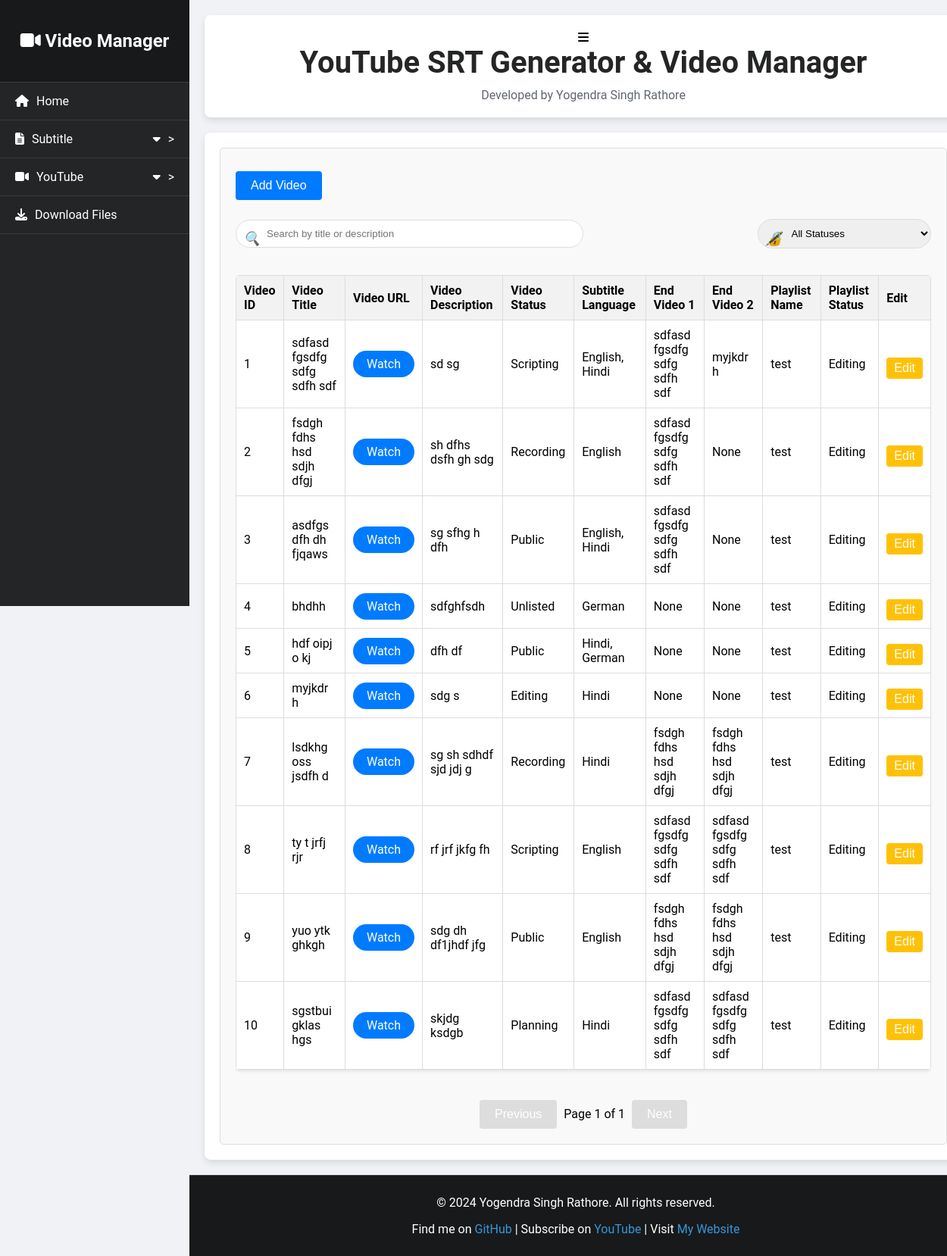
Screenshot of /youtube with the database file from the repository.
### tables this page shows
CREATE TABLE video_table (
                id INTEGER PRIMARY KEY AUTOINCREMENT,
                video_title TEXT NOT NULL,
                video_url TEXT NOT NULL,
                video_description TEXT
            );

### application/routes/youtube.py (the view, shortened to what this page needs)
@yt.route('/youtube', methods=['GET', 'POST'])
def youtube():
    with get_db_connection() as conn:
        cursor = conn.cursor()
        search_query = request.args.get('search', '')
        status_filter = request.args.get('status', '')
        page = int(request.args.get('page', 1))
        rows_per_page = 10
        offset = (page - 1) * rows_per_page
        query = '''
            WITH subtitles AS (
                SELECT video_id, GROUP_CONCAT(language, ', ') AS subtitle_languages
                FROM videoLanguage_table vl
                JOIN subtitle_language_table slt ON vl.subtitle_id = slt.id
                GROUP BY video_id
            )
            SELECT vt.id, vt.video_title, vt.video_url, vt.video_description,
                st.status as video_status,
                COALESCE(sub.subtitle_languages, '') as subtitle_languages,
                ev1.video_title as end_video_1,
                ev2.video_title as end_video_2,
                pt.playlist_name,
                pst.status as playlist_status
            FROM video_table vt
            LEFT JOIN video_status vs ON vt.id = vs.video_id
            LEFT JOIN status_table st ON vs.status_id = st.id
            LEFT JOIN subtitles sub ON vt.id = sub.video_id
            LEFT JOIN end_video_table evt ON vt.id = evt.video_id
            LEFT JOIN video_table ev1 ON evt.end_video_1_id = ev1.id
            LEFT JOIN video_table ev2 ON evt.end_video_2_id = ev2.id
            LEFT JOIN video_playlist_table vp ON vt.id = vp.video_id
            LEFT JOIN playlist_table pt ON vp.playlist_id = pt.id
            LEFT JOIN playlist_status ps ON pt.id = ps.playlist_id
            LEFT JOIN status_table pst ON ps.status_id = pst.id
            WHERE (vt.video_title LIKE ? OR vt.video_description LIKE ?)
            AND (st.status = ? OR ? = '')
            GROUP BY vt.id, pt.playlist_name  -- Ensure grouping by playlist name as well
            LIMIT ? OFFSET ?
        '''
        videos = cursor.execute(query, (f'%{search_query}%', f'%{search_query}%', status_filter, status_filter, rows_per_page, offset)).fetchall()
        total_query = '''
            SELECT COUNT(*)
            FROM video_table vt
            LEFT JOIN video_status vs ON vt.id = vs.video_id
            LEFT JOIN status_table st ON vs.status_id = st.id
            WHERE (vt.video_title LIKE ? OR vt.video_description LIKE ?)
            AND (st.status = ? OR ? = '')
        '''
        total_count = cursor.execute(total_query, (f'%{search_query}%', f'%{search_query}%', status_filter, status_filter)).fetchone()[0]
        total_pages = (total_count + rows_per_page - 1) // rows_per_page
        subtitle_languages = cursor.execute('SELECT language FROM subtitle_language_table').fetchall()
        playlists = cursor.execute('SELECT playlist_name FROM playlist_table').fetchall()
        statuses = cursor.execute('SELECT status FROM status_table').fetchall()
    return render_template('youtube.html', videos=videos, subtitle_languages=[lang['language'] for lang in subtitle_languages],
                           playlists=[playlist['playlist_name'] for playlist in playlists], statuses=[status['status'] for status in statuses],
                           search_query=search_query, status_filter=status_filter, current_page=page, total_pages=total_pages)

### application/config/db_conn.py (called while the page is built)
def get_db_connection():
  database_path = os.path.join('./output/database', 'youtube.db')
  conn = sqlite3.connect(database_path)
  conn.row_factory = sqlite3.Row
  return conn

### application/templates/youtube.html (shortened to what this page needs)
{% extends 'base.html' %}
{% block content %}
<div class="video-manager-container">
    <button class="add-video-btn" id="add-video-btn">Add Video</button>
    <div class="table-controls">
        <div class="search-container">
            <input type="text" id="search-input" placeholder="Search by title or description" onkeyup="filterTable()">
            <i class="search-icon">&#x1F50D;</i>
        </div>
        <div class="filter-container">
            <select id="status-filter" onchange="filterTable()">
                <option value="">All Statuses</option>
            </select>
            <i class="filter-icon">&#x1F50F;</i>
        </div>
    </div>
    <div class="table-responsive">
        <table class="video-table" id="video-table">
            <thead>
                <tr>
                    <th>Video ID</th>
                    <th>Video Title</th>
                    <th>Video URL</th>
                    <th>Video Description</th>
                    <th>Video Status</th>
                    <th>Subtitle Language</th>
                    <th>End Video 1</th>
                    <th>End Video 2</th>
                    <th>Playlist Name</th>
                    <th>Playlist Status</th>
                    <th>Edit</th>
                </tr>
            </thead>
            <tbody>
                {% for video in videos %}
                <tr>
                    <td>{{ video['id'] }}</td>
                    <td>{{ video['video_title'] }}</td>
                    <td><a href="{{ video['video_url'] }}" target="_blank" class="my-custom-link">Watch</a></td>
                    <td>{{ video['video_description'] }}</td>
                    <td>{{ video['video_status'] }}</td>
                    <td>{{ video['subtitle_languages'] }}</td>
                    <td>{{ video['end_video_1'] }}</td>
                    <td>{{ video['end_video_2'] }}</td>
                    <td>{{ video['playlist_name'] }}</td>
                    <td>{{ video['playlist_status'] }}</td>
                    <td><button class="edit-btn" data-id="{{ video['id'] }}">Edit</button></td>
                </tr>
                {% endfor %}
            </tbody>
        </table>
    </div>
    <div class="pagination">
        <button id="prev-btn" onclick="prevPage()">Previous</button>
        <span id="page-info"></span>
        <button id="next-btn" onclick="nextPage()">Next</button>
    </div>
</div>
{% endblock %}

### application/templates/base.html (shortened to what this page needs)
<!DOCTYPE html>
<html lang="en">
<head>
    <link rel="stylesheet" href="{{ url_for('static', filename='css/style.css') }}">
    <link rel="stylesheet" href="{{ url_for('static', filename='css/youtube.css') }}">
    <link rel="stylesheet" href="https://cdnjs.cloudflare.com/ajax/libs/font-awesome/6.4.0/css/all.min.css" />
</head>
<body>
    <div class="sidebar" id="sidebar">
        <div class="sidebar-header">
            <h2><i class="fas fa-video"></i> Video Manager</h2>
        </div>
        <ul class="sidebar-menu">
            <li><a href="{{ url_for('core.index') }}"><i class="fas fa-home"></i> Home</a></li>
            <li class="has-submenu">
                <a href="#"><i class="fas fa-file-alt"></i> Subtitle <i class="fas fa-caret-down dropdown-icon"></i> ></a>
            </li>
            <li class="has-submenu">
                <a href="#"><i class="fas fa-video"></i> YouTube <i class="fas fa-caret-down dropdown-icon"></i> ></a>
            </li>
            <li><a href="{{ url_for('core.download') }}"><i class="fas fa-download"></i> Download Files</a></li>
        </ul>
    </div>
    <div class="main-content">
        <header>
            <span class="menu-toggle" id="menu-toggle"><i class="fas fa-bars"></i></span>
            <h1>YouTube SRT Generator & Video Manager</h1>
            <p>Developed by Yogendra Singh Rathore</p>
        </header>
        <main>
            {% block content %}{% endblock %}
        </main>
    </div>
    <footer>
        <p>&copy; 2024 Yogendra Singh Rathore. All rights reserved.</p>
        <p>Find me on <a href="https://github.com/yogendra-singh-rathore/">GitHub</a> |
        Subscribe on <a href="https://www.youtube.com/channel/UCBQ-ZsCQld3xiOwsN04hSfg">YouTube</a> |
        Visit <a href="https://yogendrasinghrathore.in/">My Website</a></p>
    </footer>
</body>
</html>

### application/static/css/style.css (style rules this page uses)
body { font-family: 'Roboto', sans-serif; background-color: #f0f2f5; margin: 0; padding: 0; display: flex; flex-direction: column; min-height: 100vh; }
.sidebar { width: 250px; background-color: #242526; color: white; display: flex; flex-direction: column; height: 100vh; position: fixed; transition: transform 0.3s ease; z-index: 1000; }
.sidebar-header { padding: 20px; background-color: #18191a; text-align: center; border-bottom: 1px solid #3a3b3c; }
.sidebar-menu { list-style-type: none; padding: 0; margin: 0; flex-grow: 1; }
.sidebar-menu li { border-bottom: 1px solid #3a3b3c; position: relative; }
.sidebar-menu li a { text-decoration: none; color: white; display: flex; align-items: center; padding: 15px 20px; transition: background-color 0.3s; }
.sidebar-menu li a i { margin-right: 10px; }
.dropdown-icon { margin-left: auto; transition: transform 0.3s; color: white; }
.main-content { margin-left: 250px; padding: 20px; width: calc(100% - 250px); flex: 1; overflow-y: auto; }
header { background-color: #fff; padding: 20px; border-radius: 8px; box-shadow: 0 4px 8px rgba(0, 0, 0, 0.1); margin-bottom: 20px; text-align: center; position: relative; }
header h1 { margin: 0; font-size: 2.5em; color: #242526; }
header p { margin: 10px 0 0; color: #606770; }
main { background-color: white; padding: 20px; border-radius: 8px; box-shadow: 0 4px 8px rgba(0, 0, 0, 0.1); }
footer { background-color: #18191a; color: white; text-align: center; padding: 10px; border-top: 1px solid #3a3b3c; width: calc(100% - 250px); margin-left: 250px; }
footer a { color: #3498db; text-decoration: none; transition: color 0.3s; }
input[type="text"], input[type="file"], input[type="url"], textarea, select { padding: 10px; margin: 5px 0 15px; border: 1px solid #ccc; border-radius: 4px; width: 100%; box-sizing: border-box; }
button, .btn { background-color: #007BFF; color: white; padding: 10px 20px; border: none; border-radius: 4px; cursor: pointer; font-size: 16px; margin-top: 10px; align-self: flex-start; }
@media (min-width: 769px) { .sidebar { transform: translateX(0); width: 250px; position: fixed; top: 0; left: 0; height: 100vh; z-index: 1000; } }
@media (min-width: 769px) { .main-content { margin-left: 250px; width: calc(100% - 250px); } }
@media (min-width: 769px) { .menu-toggle { display: block; } }

### application/static/css/youtube.css (style rules this page uses)
.video-manager-container { padding: 20px; background-color: #f9f9f9; border: 1px solid #ddd; border-radius: 5px; }
.add-video-btn { background-color: #007BFF; color: white; padding: 10px 20px; border: none; border-radius: 4px; cursor: pointer; font-size: 16px; margin-bottom: 20px; }
.table-responsive { overflow-x: auto; }
.video-table { width: 100%; border-collapse: collapse; margin-bottom: 20px; background-color: #fff; border-radius: 5px; overflow: hidden; box-shadow: 0 2px 4px rgba(0, 0, 0, 0.1); }
.video-table th, .video-table td { border: 1px solid #ddd; padding: 10px; text-align: left; }
.video-table th { background-color: #f2f2f2; font-weight: bold; }
.edit-btn { background-color: #FFC107; color: white; padding: 5px 10px; border: none; border-radius: 4px; cursor: pointer; }
.pagination { text-align: center; margin-top: 20px; }
.pagination button { background-color: #007BFF; color: white; padding: 10px 20px; border: none; border-radius: 4px; cursor: pointer; font-size: 16px; margin: 0 5px; }
.pagination button:disabled { background-color: #ddd; cursor: not-allowed; }
.table-controls { margin-bottom: 20px; display: flex; justify-content: space-between; align-items: center; }
.search-container { position: relative; width: 50%; }
#search-input { padding: 10px; width: 100%; border: 1px solid #ddd; border-radius: 50px; padding-left: 40px; }
.search-icon { position: absolute; top: 50%; left: 10px; transform: translateY(-50%); font-size: 18px; color: #666; }
.filter-container { position: relative; width: 25%; }
#status-filter { padding: 10px; width: 100%; border: 1px solid #ddd; border-radius: 50px; padding-left: 40px; }
.filter-icon { position: absolute; top: 50%; left: 10px; transform: translateY(-50%); font-size: 18px; color: #666; }
.my-custom-link { background-color: #007BFF; color: white; padding: 8px 18px; text-align: center; text-decoration: none; display: inline-block; border-radius: 50px; }

### rows the page displays
video_table: id "1", video_title "sdfasd fgsdfg sdfg sdfh sdf", video_description "sd sg", video_status "Scripting", subtitle_languages "English, Hindi", end_video_1 "sdfasd fgsdfg sdfg sdfh sdf", end_video_2 "myjkdr h", playlist_name "test", playlist_status "Editing"
video_table: id "2", video_title "fsdgh fdhs hsd sdjh dfgj", video_description "sh dfhs dsfh gh sdg", video_status "Recording", subtitle_languages "English", end_video_1 "sdfasd fgsdfg sdfg sdfh sdf", end_video_2 "None", playlist_name "test", playlist_status "Editing"
video_table: id "3", video_title "asdfgs dfh dh fjqaws", video_description "sg sfhg h dfh", video_status "Public", subtitle_languages "English, Hindi", end_video_1 "sdfasd fgsdfg sdfg sdfh sdf", end_video_2 "None", playlist_name "test", playlist_status "Editing"
video_table: id "4", video_title "bhdhh", video_description "sdfghfsdh", video_status "Unlisted", subtitle_languages "German", end_video_1 "None", end_video_2 "None", playlist_name "test", playlist_status "Editing"
video_table: id "5", video_title "hdf oipj o kj", video_description "dfh df", video_status "Public", subtitle_languages "Hindi, German", end_video_1 "None", end_video_2 "None", playlist_name "test", playlist_status "Editing"
video_table: id "6", video_title "myjkdr h", video_description "sdg s", video_status "Editing", subtitle_languages "Hindi", end_video_1 "None", end_video_2 "None", playlist_name "test", playlist_status "Editing"
video_table: id "7", video_title "lsdkhg oss jsdfh d", video_description "sg sh sdhdf sjd jdj g", video_status "Recording", subtitle_languages "Hindi", end_video_1 "fsdgh fdhs hsd sdjh dfgj", end_video_2 "fsdgh fdhs hsd sdjh dfgj", playlist_name "test", playlist_status "Editing"
video_table: id "8", video_title "ty t jrfj rjr", video_description "rf jrf jkfg fh", video_status "Scripting", subtitle_languages "English", end_video_1 "sdfasd fgsdfg sdfg sdfh sdf", end_video_2 "sdfasd fgsdfg sdfg sdfh sdf", playlist_name "test", playlist_status "Editing"
video_table: id "9", video_title "yuo ytk ghkgh", video_description "sdg dh df1jhdf jfg", video_status "Public", subtitle_languages "English", end_video_1 "fsdgh fdhs hsd sdjh dfgj", end_video_2 "fsdgh fdhs hsd sdjh dfgj", playlist_name "test", playlist_status "Editing"
video_table: id "10", video_title "sgstbui gklas hgs", video_description "skjdg ksdgb", video_status "Planning", subtitle_languages "Hindi", end_video_1 "sdfasd fgsdfg sdfg sdfh sdf", end_video_2 "sdfasd fgsdfg sdfg sdfh sdf", playlist_name "test", playlist_status "Editing"
